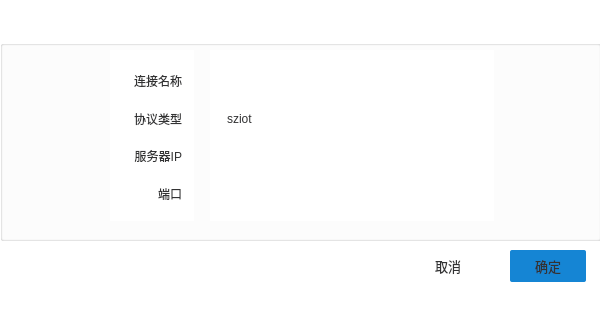
<?xml version="1.0" encoding="UTF-8"?>
<ui version="4.0">
 <class>New_server_pointing</class>
 <widget class="QMainWindow" name="New_server_pointing">
  <property name="geometry">
   <rect>
    <x>0</x>
    <y>0</y>
    <width>600</width>
    <height>320</height>
   </rect>
  </property>
  <property name="minimumSize">
   <size>
    <width>600</width>
    <height>320</height>
   </size>
  </property>
  <property name="maximumSize">
   <size>
    <width>600</width>
    <height>320</height>
   </size>
  </property>
  <property name="windowTitle">
   <string>新增服务器指向</string>
  </property>
  <property name="styleSheet">
   <string notr="true">background-color: rgb(255, 255, 255);</string>
  </property>
  <widget class="QWidget" name="centralwidget">
   <widget class="QGroupBox" name="groupBox">
    <property name="geometry">
     <rect>
      <x>0</x>
      <y>40</y>
      <width>601</width>
      <height>201</height>
     </rect>
    </property>
    <property name="title">
     <string/>
    </property>
    <widget class="QGroupBox" name="groupBox_2">
     <property name="geometry">
      <rect>
       <x>110</x>
       <y>10</y>
       <width>84</width>
       <height>171</height>
      </rect>
     </property>
     <property name="minimumSize">
      <size>
       <width>0</width>
       <height>95</height>
      </size>
     </property>
     <property name="maximumSize">
      <size>
       <width>16777215</width>
       <height>16777215</height>
      </size>
     </property>
     <property name="styleSheet">
      <string notr="true">QGroupBox
{
	border : none;
}</string>
     </property>
     <property name="title">
      <string/>
     </property>
     <layout class="QGridLayout" name="gridLayout">
      <item row="1" column="0">
       <widget class="QLabel" name="label_2">
        <property name="styleSheet">
         <string notr="true">color: rgb(50, 50, 51);</string>
        </property>
        <property name="text">
         <string>协议类型</string>
        </property>
        <property name="alignment">
         <set>Qt::AlignRight|Qt::AlignTrailing|Qt::AlignVCenter</set>
        </property>
       </widget>
      </item>
      <item row="0" column="0">
       <widget class="QLabel" name="label">
        <property name="styleSheet">
         <string notr="true">color: rgb(50, 50, 51);</string>
        </property>
        <property name="text">
         <string>连接名称</string>
        </property>
        <property name="alignment">
         <set>Qt::AlignRight|Qt::AlignTrailing|Qt::AlignVCenter</set>
        </property>
       </widget>
      </item>
      <item row="2" column="0">
       <widget class="QLabel" name="label_3">
        <property name="styleSheet">
         <string notr="true">color: rgb(50, 50, 51);</string>
        </property>
        <property name="text">
         <string>服务器IP</string>
        </property>
        <property name="alignment">
         <set>Qt::AlignRight|Qt::AlignTrailing|Qt::AlignVCenter</set>
        </property>
       </widget>
      </item>
      <item row="3" column="0">
       <widget class="QLabel" name="label_4">
        <property name="styleSheet">
         <string notr="true">color: rgb(50, 50, 51);</string>
        </property>
        <property name="text">
         <string>端口</string>
        </property>
        <property name="alignment">
         <set>Qt::AlignRight|Qt::AlignTrailing|Qt::AlignVCenter</set>
        </property>
       </widget>
      </item>
     </layout>
    </widget>
    <widget class="QGroupBox" name="groupBox_3">
     <property name="geometry">
      <rect>
       <x>210</x>
       <y>10</y>
       <width>284</width>
       <height>171</height>
      </rect>
     </property>
     <property name="minimumSize">
      <size>
       <width>0</width>
       <height>95</height>
      </size>
     </property>
     <property name="maximumSize">
      <size>
       <width>16777215</width>
       <height>16777215</height>
      </size>
     </property>
     <property name="styleSheet">
      <string notr="true">QGroupBox
{
	border : none;
}
QLineEdit
{
	border : none;
}</string>
     </property>
     <property name="title">
      <string/>
     </property>
     <layout class="QGridLayout" name="gridLayout_2">
      <item row="2" column="0">
       <widget class="QLineEdit" name="lineEdit_2">
        <property name="minimumSize">
         <size>
          <width>260</width>
          <height>32</height>
         </size>
        </property>
        <property name="maximumSize">
         <size>
          <width>260</width>
          <height>32</height>
         </size>
        </property>
        <property name="styleSheet">
         <string notr="true"/>
        </property>
        <property name="placeholderText">
         <string/>
        </property>
       </widget>
      </item>
      <item row="1" column="0">
       <widget class="QComboBox" name="comboBox">
        <property name="minimumSize">
         <size>
          <width>260</width>
          <height>32</height>
         </size>
        </property>
        <property name="maximumSize">
         <size>
          <width>260</width>
          <height>32</height>
         </size>
        </property>
        <property name="styleSheet">
         <string notr="true">QComboBox{
	
	color: rgb(50, 50, 51);
	border : none;
}
QComboBox::down-arrow{
	image: url(:/png/shuncom_ico/png_ico/下拉4.png);
	hight : 16px;
	width : 16px;
	
}
QComboBox::drop-down{
	border-style: none;
}</string>
        </property>
        <item>
         <property name="text">
          <string>sziot</string>
         </property>
        </item>
        <item>
         <property name="text">
          <string>Touchuan</string>
         </property>
        </item>
        <item>
         <property name="text">
          <string>MQTT</string>
         </property>
        </item>
       </widget>
      </item>
      <item row="0" column="0">
       <widget class="QLineEdit" name="lineEdit">
        <property name="minimumSize">
         <size>
          <width>260</width>
          <height>32</height>
         </size>
        </property>
        <property name="maximumSize">
         <size>
          <width>260</width>
          <height>32</height>
         </size>
        </property>
        <property name="styleSheet">
         <string notr="true"/>
        </property>
        <property name="placeholderText">
         <string/>
        </property>
       </widget>
      </item>
      <item row="3" column="0">
       <widget class="QLineEdit" name="lineEdit_3">
        <property name="minimumSize">
         <size>
          <width>260</width>
          <height>32</height>
         </size>
        </property>
        <property name="maximumSize">
         <size>
          <width>260</width>
          <height>32</height>
         </size>
        </property>
        <property name="styleSheet">
         <string notr="true"/>
        </property>
        <property name="placeholderText">
         <string/>
        </property>
       </widget>
      </item>
     </layout>
    </widget>
   </widget>
   <widget class="QPushButton" name="pushButton_2">
    <property name="geometry">
     <rect>
      <x>410</x>
      <y>250</y>
      <width>76</width>
      <height>32</height>
     </rect>
    </property>
    <property name="minimumSize">
     <size>
      <width>76</width>
      <height>32</height>
     </size>
    </property>
    <property name="maximumSize">
     <size>
      <width>76</width>
      <height>32</height>
     </size>
    </property>
    <property name="styleSheet">
     <string notr="true">/*按钮普通态*/
QPushButton
{
    /*字体为微软雅黑*/
    font-family:Microsoft Yahei;
    /*字体大小为20点*/
    font-size:10pt;
    /*字体颜色*/ 
	color: rgb(50, 50, 51);
 	/*背景颜色*/  
    background-color:rgb(255,255,255);
    /*边框圆角半径为8像素*/ 
    border-radius:2px;
	width:65px;
}
 
/*按钮停留态*/
QPushButton:hover
{
   /*背景颜色*/  
    background-color: rgb(85, 170, 255);
}
 
/*按钮按下态*/
QPushButton:pressed
{
    /*背景颜色*/  
 	background-color:rgb(170 , 255 , 255);
    /*左内边距为3像素，让按下时字向右移动3像素*/  
    padding-left:3px;
    /*上内边距为3像素，让按下时字向下移动3像素*/  
    padding-top:3px;
}</string>
    </property>
    <property name="text">
     <string>取消</string>
    </property>
   </widget>
   <widget class="QPushButton" name="pushButton">
    <property name="geometry">
     <rect>
      <x>510</x>
      <y>250</y>
      <width>76</width>
      <height>32</height>
     </rect>
    </property>
    <property name="minimumSize">
     <size>
      <width>76</width>
      <height>32</height>
     </size>
    </property>
    <property name="maximumSize">
     <size>
      <width>76</width>
      <height>32</height>
     </size>
    </property>
    <property name="styleSheet">
     <string notr="true">/*按钮普通态*/
QPushButton
{
    /*字体为微软雅黑*/
    font-family:Microsoft Yahei;
    /*字体大小为20点*/
    font-size:10pt;
    /*字体颜色*/ 
	color: rgb(50, 50, 51);
 	/*背景颜色*/  
    background-color: rgb(21, 133, 212);
    /*边框圆角半径为8像素*/ 
    border-radius:2px;
	width:65px;
}
 
/*按钮停留态*/
QPushButton:hover
{
   /*背景颜色*/  
    background-color: rgb(85, 170, 255);
}
 
/*按钮按下态*/
QPushButton:pressed
{
    /*背景颜色*/  
 	background-color:rgb(170 , 255 , 255);
    /*左内边距为3像素，让按下时字向右移动3像素*/  
    padding-left:3px;
    /*上内边距为3像素，让按下时字向下移动3像素*/  
    padding-top:3px;
}</string>
    </property>
    <property name="text">
     <string>确定</string>
    </property>
   </widget>
  </widget>
  <widget class="QStatusBar" name="statusbar"/>
 </widget>
 <resources>
  <include location="../../shuncom_qrc.qrc"/>
 </resources>
 <connections/>
</ui>
